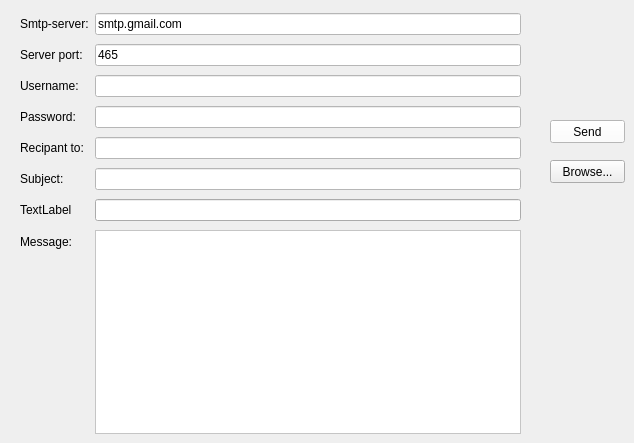
    <widget class="QWidget" name="tab_9">
     <attribute name="title">
      <string>mailing</string>
     </attribute>
     <widget class="QWidget" name="layoutWidget">
      <property name="geometry">
       <rect>
        <x>20</x>
        <y>13</y>
        <width>501</width>
        <height>421</height>
       </rect>
      </property>
      <layout class="QFormLayout" name="formLayout">
       <property name="fieldGrowthPolicy">
        <enum>QFormLayout::ExpandingFieldsGrow</enum>
       </property>
       <property name="rowWrapPolicy">
        <enum>QFormLayout::WrapLongRows</enum>
       </property>
       <property name="verticalSpacing">
        <number>9</number>
       </property>
       <item row="0" column="0">
        <widget class="QLabel" name="label">
         <property name="text">
          <string>Smtp-server:</string>
         </property>
        </widget>
       </item>
       <item row="1" column="0">
        <widget class="QLabel" name="label_2">
         <property name="text">
          <string>Server port:</string>
         </property>
        </widget>
       </item>
       <item row="2" column="0">
        <widget class="QLabel" name="label_3">
         <property name="text">
          <string>Username:</string>
         </property>
        </widget>
       </item>
       <item row="3" column="0">
        <widget class="QLabel" name="label_4">
         <property name="text">
          <string>Password:</string>
         </property>
        </widget>
       </item>
       <item row="4" column="0">
        <widget class="QLabel" name="label_5">
         <property name="text">
          <string>Recipant to:</string>
         </property>
        </widget>
       </item>
       <item row="5" column="0">
        <widget class="QLabel" name="label_6">
         <property name="text">
          <string>Subject:</string>
         </property>
        </widget>
       </item>
       <item row="7" column="0">
        <widget class="QLabel" name="label_9">
         <property name="text">
          <string>Message:</string>
         </property>
        </widget>
       </item>
       <item row="0" column="1">
        <widget class="QLineEdit" name="server">
         <property name="styleSheet">
          <string notr="true">background-color: rgb(255, 255, 255);</string>
         </property>
         <property name="text">
          <string>smtp.gmail.com</string>
         </property>
        </widget>
       </item>
       <item row="1" column="1">
        <widget class="QLineEdit" name="port">
         <property name="styleSheet">
          <string notr="true">background-color: rgb(255, 255, 255);</string>
         </property>
         <property name="text">
          <string>465</string>
         </property>
        </widget>
       </item>
       <item row="2" column="1">
        <widget class="QLineEdit" name="uname">
         <property name="styleSheet">
          <string notr="true">background-color: rgb(255, 255, 255);</string>
         </property>
        </widget>
       </item>
       <item row="3" column="1">
        <widget class="QLineEdit" name="paswd">
         <property name="styleSheet">
          <string notr="true">background-color: rgb(255, 255, 255);</string>
         </property>
         <property name="inputMask">
          <string/>
         </property>
         <property name="echoMode">
          <enum>QLineEdit::Password</enum>
         </property>
        </widget>
       </item>
       <item row="4" column="1">
        <widget class="QLineEdit" name="rcpt">
         <property name="styleSheet">
          <string notr="true">background-color: rgb(255, 255, 255);</string>
         </property>
        </widget>
       </item>
       <item row="5" column="1">
        <widget class="QLineEdit" name="subject">
         <property name="styleSheet">
          <string notr="true">background-color: rgb(255, 255, 255);</string>
         </property>
        </widget>
       </item>
       <item row="7" column="1">
        <widget class="QPlainTextEdit" name="msg">
         <property name="styleSheet">
          <string notr="true">background-color: rgb(255, 255, 255);</string>
         </property>
        </widget>
       </item>
       <item row="6" column="1">
        <widget class="QLineEdit" name="file"/>
       </item>
       <item row="6" column="0">
        <widget class="QLabel" name="label_8">
         <property name="text">
          <string>TextLabel</string>
         </property>
        </widget>
       </item>
      </layout>
     </widget>
     <widget class="QPushButton" name="sendBtn">
      <property name="geometry">
       <rect>
        <x>550</x>
        <y>120</y>
        <width>75</width>
        <height>23</height>
       </rect>
      </property>
      <property name="styleSheet">
       <string notr="true">background-color: rgb(255, 255, 255);</string>
      </property>
      <property name="text">
       <string>Send</string>
      </property>
     </widget>
     <widget class="QPushButton" name="browseBtn">
      <property name="geometry">
       <rect>
        <x>550</x>
        <y>160</y>
        <width>75</width>
        <height>23</height>
       </rect>
      </property>
      <property name="text">
       <string>Browse...</string>
      </property>
     </widget>
    </widget>
